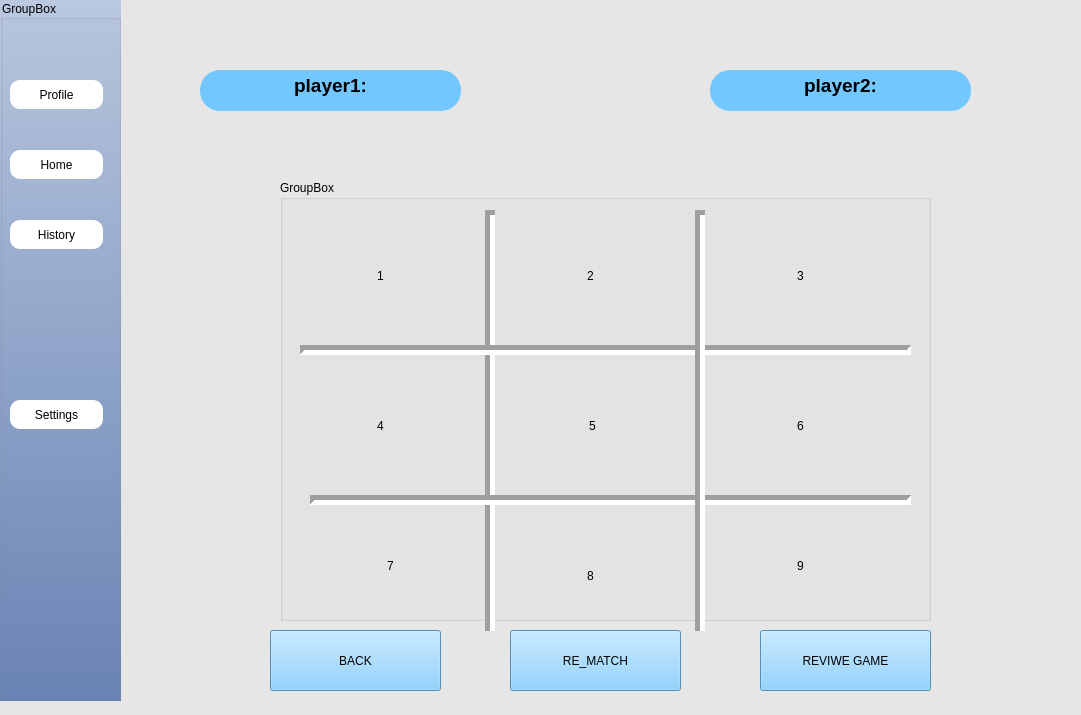
<?xml version="1.0" encoding="UTF-8"?>
<ui version="4.0">
 <class>SecDialog</class>
 <widget class="QDialog" name="SecDialog">
  <property name="geometry">
   <rect>
    <x>0</x>
    <y>0</y>
    <width>1081</width>
    <height>715</height>
   </rect>
  </property>
  <property name="windowTitle">
   <string>Dialog</string>
  </property>
  <property name="styleSheet">
   <string notr="true">QDialog
{
	background-color: rgb(230, 230, 230);
}</string>
  </property>
  <widget class="QGroupBox" name="groupBox">
   <property name="geometry">
    <rect>
     <x>0</x>
     <y>0</y>
     <width>121</width>
     <height>701</height>
    </rect>
   </property>
   <property name="styleSheet">
    <string notr="true">QGroupBox
{
	background-color: qlineargradient(spread:pad, x1:0.5, y1:0, x2:0.5, y2:1, stop:0 rgba(186, 200, 224, 255), stop:1 rgba(106, 133, 182, 255));
}</string>
   </property>
   <property name="title">
    <string>GroupBox</string>
   </property>
   <widget class="QPushButton" name="profile">
    <property name="geometry">
     <rect>
      <x>10</x>
      <y>80</y>
      <width>93</width>
      <height>29</height>
     </rect>
    </property>
    <property name="styleSheet">
     <string notr="true">QPushButton{
border-radius:10px;
background-color:white;

}</string>
    </property>
    <property name="text">
     <string>Profile</string>
    </property>
   </widget>
   <widget class="QPushButton" name="home">
    <property name="geometry">
     <rect>
      <x>10</x>
      <y>150</y>
      <width>93</width>
      <height>29</height>
     </rect>
    </property>
    <property name="styleSheet">
     <string notr="true">QPushButton{
border-radius:10px;
background-color:white;

}</string>
    </property>
    <property name="text">
     <string>Home</string>
    </property>
   </widget>
   <widget class="QPushButton" name="history">
    <property name="geometry">
     <rect>
      <x>10</x>
      <y>220</y>
      <width>93</width>
      <height>29</height>
     </rect>
    </property>
    <property name="styleSheet">
     <string notr="true">QPushButton{
border-radius:10px;
background-color:white;

}</string>
    </property>
    <property name="text">
     <string>History</string>
    </property>
   </widget>
   <widget class="QPushButton" name="settings">
    <property name="geometry">
     <rect>
      <x>10</x>
      <y>400</y>
      <width>93</width>
      <height>29</height>
     </rect>
    </property>
    <property name="styleSheet">
     <string notr="true">QPushButton{
border-radius:10px;
background-color:white;

}</string>
    </property>
    <property name="text">
     <string>Settings</string>
    </property>
   </widget>
  </widget>
  <widget class="QStackedWidget" name="stackedWidget">
   <property name="geometry">
    <rect>
     <x>120</x>
     <y>10</y>
     <width>941</width>
     <height>691</height>
    </rect>
   </property>
   <property name="currentIndex">
    <number>5</number>
   </property>
   <widget class="QWidget" name="page">
    <widget class="QLabel" name="label">
     <property name="geometry">
      <rect>
       <x>130</x>
       <y>20</y>
       <width>63</width>
       <height>20</height>
      </rect>
     </property>
     <property name="text">
      <string>WINS</string>
     </property>
    </widget>
    <widget class="QLabel" name="label_2">
     <property name="geometry">
      <rect>
       <x>240</x>
       <y>20</y>
       <width>63</width>
       <height>20</height>
      </rect>
     </property>
     <property name="text">
      <string>LOSSES</string>
     </property>
    </widget>
    <widget class="QLabel" name="label_3">
     <property name="geometry">
      <rect>
       <x>360</x>
       <y>20</y>
       <width>63</width>
       <height>20</height>
      </rect>
     </property>
     <property name="text">
      <string>DRAWS</string>
     </property>
    </widget>
   </widget>
   <widget class="QWidget" name="page_2">
    <widget class="QPushButton" name="startgame">
     <property name="geometry">
      <rect>
       <x>240</x>
       <y>240</y>
       <width>441</width>
       <height>91</height>
      </rect>
     </property>
     <property name="styleSheet">
      <string notr="true">QPushButton
{
	border-radius:30px;
	color: white;
	
	font: 500 30pt &quot;Montserrat&quot;;
	background-color: qlineargradient(spread:pad, x1:0.5, y1:1, x2:0.5, y2:0.2, stop:0 rgba(84, 204, 190, 255), stop:1 rgba(164, 227, 207, 255));
	border-color:black;
}</string>
     </property>
     <property name="text">
      <string>START GAME</string>
     </property>
    </widget>
   </widget>
   <widget class="QWidget" name="page_3">
    <widget class="QPushButton" name="PVP">
     <property name="geometry">
      <rect>
       <x>140</x>
       <y>260</y>
       <width>281</width>
       <height>51</height>
      </rect>
     </property>
     <property name="styleSheet">
      <string notr="true">QPushButton{
border-radius:15px;
background-color:white;

}</string>
     </property>
     <property name="text">
      <string>PVP</string>
     </property>
    </widget>
    <widget class="QPushButton" name="PVE">
     <property name="geometry">
      <rect>
       <x>550</x>
       <y>260</y>
       <width>281</width>
       <height>51</height>
      </rect>
     </property>
     <property name="styleSheet">
      <string notr="true">QPushButton{
border-radius:15px;
background-color:white;

}</string>
     </property>
     <property name="text">
      <string>PVE</string>
     </property>
    </widget>
    <widget class="QPushButton" name="back_3">
     <property name="geometry">
      <rect>
       <x>10</x>
       <y>0</y>
       <width>93</width>
       <height>29</height>
      </rect>
     </property>
     <property name="text">
      <string>back</string>
     </property>
    </widget>
   </widget>
   <widget class="QWidget" name="page_5">
    <widget class="QPushButton" name="normal">
     <property name="geometry">
      <rect>
       <x>370</x>
       <y>140</y>
       <width>241</width>
       <height>81</height>
      </rect>
     </property>
     <property name="styleSheet">
      <string notr="true">QPushButton{
border-radius:10px;
background-color:white;

}</string>
     </property>
     <property name="text">
      <string>Normal</string>
     </property>
    </widget>
    <widget class="QPushButton" name="infinite">
     <property name="geometry">
      <rect>
       <x>370</x>
       <y>300</y>
       <width>241</width>
       <height>81</height>
      </rect>
     </property>
     <property name="styleSheet">
      <string notr="true">QPushButton{
border-radius:10px;
background-color:white;

}</string>
     </property>
     <property name="text">
      <string>Infinite</string>
     </property>
    </widget>
    <widget class="QPushButton" name="back_2">
     <property name="geometry">
      <rect>
       <x>20</x>
       <y>0</y>
       <width>93</width>
       <height>29</height>
      </rect>
     </property>
     <property name="text">
      <string>back</string>
     </property>
    </widget>
   </widget>
   <widget class="QWidget" name="page_6">
    <widget class="QPushButton" name="easy">
     <property name="geometry">
      <rect>
       <x>310</x>
       <y>80</y>
       <width>251</width>
       <height>81</height>
      </rect>
     </property>
     <property name="text">
      <string>Easy</string>
     </property>
    </widget>
    <widget class="QPushButton" name="medium">
     <property name="geometry">
      <rect>
       <x>310</x>
       <y>200</y>
       <width>251</width>
       <height>81</height>
      </rect>
     </property>
     <property name="text">
      <string>Medium</string>
     </property>
    </widget>
    <widget class="QPushButton" name="hard">
     <property name="geometry">
      <rect>
       <x>310</x>
       <y>320</y>
       <width>251</width>
       <height>81</height>
      </rect>
     </property>
     <property name="text">
      <string>Hard</string>
     </property>
    </widget>
    <widget class="QPushButton" name="back">
     <property name="geometry">
      <rect>
       <x>40</x>
       <y>10</y>
       <width>93</width>
       <height>29</height>
      </rect>
     </property>
     <property name="text">
      <string>back</string>
     </property>
    </widget>
   </widget>
   <widget class="QWidget" name="page_4">
    <widget class="QPushButton" name="pushButton_4">
     <property name="geometry">
      <rect>
       <x>170</x>
       <y>490</y>
       <width>201</width>
       <height>131</height>
      </rect>
     </property>
     <property name="styleSheet">
      <string notr="true">QPushButton
{
border :none;
color:black;
	font: 28pt &quot;Segoe Fluent Icons&quot;;
}
QPushButton:Hover
{
background-color:blue;
}
QPushButton:pressed
{
background-color:red;
}</string>
     </property>
     <property name="text">
      <string>7</string>
     </property>
    </widget>
    <widget class="QPushButton" name="pushButton_6">
     <property name="geometry">
      <rect>
       <x>580</x>
       <y>350</y>
       <width>201</width>
       <height>131</height>
      </rect>
     </property>
     <property name="styleSheet">
      <string notr="true">QPushButton
{
border :none;
color:black;
	font: 28pt &quot;Segoe Fluent Icons&quot;;
}
QPushButton:Hover
{
background-color:blue;
}
QPushButton:pressed
{
background-color:red;
}</string>
     </property>
     <property name="text">
      <string>6</string>
     </property>
    </widget>
    <widget class="QPushButton" name="pushButton_9">
     <property name="geometry">
      <rect>
       <x>580</x>
       <y>200</y>
       <width>201</width>
       <height>131</height>
      </rect>
     </property>
     <property name="styleSheet">
      <string notr="true">QPushButton
{
border :none;
color:black;
	font: 28pt &quot;Segoe Fluent Icons&quot;;
}
QPushButton:Hover
{
background-color:blue;
}
QPushButton:pressed
{
background-color:red;
}</string>
     </property>
     <property name="text">
      <string>3</string>
     </property>
    </widget>
    <widget class="Line" name="line_2">
     <property name="geometry">
      <rect>
       <x>360</x>
       <y>200</y>
       <width>20</width>
       <height>421</height>
      </rect>
     </property>
     <property name="lineWidth">
      <number>5</number>
     </property>
     <property name="orientation">
      <enum>Qt::Orientation::Vertical</enum>
     </property>
    </widget>
    <widget class="Line" name="line_3">
     <property name="geometry">
      <rect>
       <x>190</x>
       <y>480</y>
       <width>601</width>
       <height>20</height>
      </rect>
     </property>
     <property name="lineWidth">
      <number>5</number>
     </property>
     <property name="orientation">
      <enum>Qt::Orientation::Horizontal</enum>
     </property>
    </widget>
    <widget class="QPushButton" name="pushButton_8">
     <property name="geometry">
      <rect>
       <x>160</x>
       <y>200</y>
       <width>201</width>
       <height>131</height>
      </rect>
     </property>
     <property name="styleSheet">
      <string notr="true">QPushButton
{
border :none;
color:black;
	font: 28pt &quot;Segoe Fluent Icons&quot;;
}
QPushButton:Hover
{
background-color:blue;
}
QPushButton:checked {
    background-color: red;
}
</string>
     </property>
     <property name="text">
      <string>1</string>
     </property>
    </widget>
    <widget class="QPushButton" name="pushButton_5">
     <property name="geometry">
      <rect>
       <x>370</x>
       <y>500</y>
       <width>201</width>
       <height>131</height>
      </rect>
     </property>
     <property name="styleSheet">
      <string notr="true">QPushButton
{
border :none;
color:black;
	font: 28pt &quot;Segoe Fluent Icons&quot;;
}
QPushButton:Hover
{
background-color:blue;
}
QPushButton:pressed
{
background-color:red;
}</string>
     </property>
     <property name="text">
      <string>8</string>
     </property>
    </widget>
    <widget class="QPushButton" name="pushButton">
     <property name="geometry">
      <rect>
       <x>372</x>
       <y>350</y>
       <width>201</width>
       <height>131</height>
      </rect>
     </property>
     <property name="styleSheet">
      <string notr="true">QPushButton
{
border :none;
color:black;
	font: 28pt &quot;Segoe Fluent Icons&quot;;
}
QPushButton:Hover
{
background-color:blue;
}
QPushButton:pressed
{
background-color:red;
}</string>
     </property>
     <property name="text">
      <string>5</string>
     </property>
    </widget>
    <widget class="QPushButton" name="pushButton_2">
     <property name="geometry">
      <rect>
       <x>160</x>
       <y>350</y>
       <width>201</width>
       <height>131</height>
      </rect>
     </property>
     <property name="styleSheet">
      <string notr="true">QPushButton
{
border :none;
color:black;
	font: 28pt &quot;Segoe Fluent Icons&quot;;
}
QPushButton:Hover
{
background-color:blue;
}
QPushButton:pressed
{
background-color:red;
}
QPushButton[text=&quot;O&quot;] {
    color: black;
   
}
QPushButton[text=&quot;X&quot;] {
    color: white;
    }
</string>
     </property>
     <property name="text">
      <string>4</string>
     </property>
    </widget>
    <widget class="QTextEdit" name="textEdit_2">
     <property name="geometry">
      <rect>
       <x>590</x>
       <y>60</y>
       <width>261</width>
       <height>41</height>
      </rect>
     </property>
     <property name="styleSheet">
      <string notr="true">QTextEdit
{
border :none;
color:black;
background-color: rgb(115, 199, 255);
font: 700 12pt &quot;Rockwell&quot;;    
 border-radius: 20px;
}</string>
     </property>
     <property name="html">
      <string>&lt;!DOCTYPE HTML PUBLIC &quot;-//W3C//DTD HTML 4.0//EN&quot; &quot;http://www.w3.org/TR/REC-html40/strict.dtd&quot;&gt;
&lt;html&gt;&lt;head&gt;&lt;meta name=&quot;qrichtext&quot; content=&quot;1&quot; /&gt;&lt;meta charset=&quot;utf-8&quot; /&gt;&lt;style type=&quot;text/css&quot;&gt;
p, li { white-space: pre-wrap; }
hr { height: 1px; border-width: 0; }
li.unchecked::marker { content: &quot;\2610&quot;; }
li.checked::marker { content: &quot;\2612&quot;; }
&lt;/style&gt;&lt;/head&gt;&lt;body style=&quot; font-family:'Rockwell'; font-size:12pt; font-weight:700; font-style:normal;&quot;&gt;
&lt;p align=&quot;center&quot; style=&quot; margin-top:0px; margin-bottom:0px; margin-left:0px; margin-right:0px; -qt-block-indent:0; text-indent:0px;&quot;&gt;&lt;span style=&quot; font-family:'Segoe UI'; font-size:14pt;&quot;&gt;player2:&lt;/span&gt;&lt;/p&gt;&lt;/body&gt;&lt;/html&gt;</string>
     </property>
    </widget>
    <widget class="QTextEdit" name="textEdit">
     <property name="geometry">
      <rect>
       <x>80</x>
       <y>60</y>
       <width>261</width>
       <height>41</height>
      </rect>
     </property>
     <property name="styleSheet">
      <string notr="true">QTextEdit
{
border :none;
color:black;
background-color: rgb(115, 199, 255);
font: 700 12pt &quot;Rockwell&quot;;    
 border-radius: 20px;
}</string>
     </property>
     <property name="html">
      <string>&lt;!DOCTYPE HTML PUBLIC &quot;-//W3C//DTD HTML 4.0//EN&quot; &quot;http://www.w3.org/TR/REC-html40/strict.dtd&quot;&gt;
&lt;html&gt;&lt;head&gt;&lt;meta name=&quot;qrichtext&quot; content=&quot;1&quot; /&gt;&lt;meta charset=&quot;utf-8&quot; /&gt;&lt;style type=&quot;text/css&quot;&gt;
p, li { white-space: pre-wrap; }
hr { height: 1px; border-width: 0; }
li.unchecked::marker { content: &quot;\2610&quot;; }
li.checked::marker { content: &quot;\2612&quot;; }
&lt;/style&gt;&lt;/head&gt;&lt;body style=&quot; font-family:'Rockwell'; font-size:12pt; font-weight:700; font-style:normal;&quot;&gt;
&lt;p align=&quot;center&quot; style=&quot; margin-top:0px; margin-bottom:0px; margin-left:0px; margin-right:0px; -qt-block-indent:0; text-indent:0px;&quot;&gt;&lt;span style=&quot; font-family:'Segoe UI'; font-size:14pt;&quot;&gt;player1:&lt;/span&gt;&lt;/p&gt;&lt;/body&gt;&lt;/html&gt;</string>
     </property>
    </widget>
    <widget class="QPushButton" name="pushButton_7">
     <property name="geometry">
      <rect>
       <x>370</x>
       <y>200</y>
       <width>201</width>
       <height>131</height>
      </rect>
     </property>
     <property name="styleSheet">
      <string notr="true">QPushButton
{
border :none;
color:black;
	font: 28pt &quot;Segoe Fluent Icons&quot;;
}
QPushButton:Hover
{
background-color:blue;
}
QPushButton:pressed
{
background-color:red;
}</string>
     </property>
     <property name="text">
      <string>2</string>
     </property>
    </widget>
    <widget class="Line" name="line_4">
     <property name="geometry">
      <rect>
       <x>180</x>
       <y>330</y>
       <width>611</width>
       <height>20</height>
      </rect>
     </property>
     <property name="lineWidth">
      <number>5</number>
     </property>
     <property name="orientation">
      <enum>Qt::Orientation::Horizontal</enum>
     </property>
    </widget>
    <widget class="QPushButton" name="pushButton_10">
     <property name="geometry">
      <rect>
       <x>580</x>
       <y>490</y>
       <width>201</width>
       <height>131</height>
      </rect>
     </property>
     <property name="styleSheet">
      <string notr="true">QPushButton
{
border :none;
color:black;
	font: 28pt &quot;Segoe Fluent Icons&quot;;
}
QPushButton:Hover
{
background-color:blue;
}
QPushButton:pressed
{
background-color:red;
}</string>
     </property>
     <property name="text">
      <string>9</string>
     </property>
    </widget>
    <widget class="Line" name="line">
     <property name="geometry">
      <rect>
       <x>570</x>
       <y>200</y>
       <width>20</width>
       <height>421</height>
      </rect>
     </property>
     <property name="lineWidth">
      <number>5</number>
     </property>
     <property name="orientation">
      <enum>Qt::Orientation::Vertical</enum>
     </property>
    </widget>
    <widget class="QPushButton" name="pushButton_15">
     <property name="geometry">
      <rect>
       <x>640</x>
       <y>620</y>
       <width>171</width>
       <height>61</height>
      </rect>
     </property>
     <property name="maximumSize">
      <size>
       <width>500</width>
       <height>500</height>
      </size>
     </property>
     <property name="styleSheet">
      <string notr="true">QPushButton
{
color:black;
background-color: rgb(115, 199, 255);
font: 700 12pt &quot;Rockwell&quot;;    
}</string>
     </property>
     <property name="text">
      <string>REVIWE GAME</string>
     </property>
    </widget>
    <widget class="QPushButton" name="pushButton_16">
     <property name="geometry">
      <rect>
       <x>390</x>
       <y>620</y>
       <width>171</width>
       <height>61</height>
      </rect>
     </property>
     <property name="maximumSize">
      <size>
       <width>500</width>
       <height>500</height>
      </size>
     </property>
     <property name="styleSheet">
      <string notr="true">QPushButton
{
color:black;
background-color: rgb(115, 199, 255);
font: 700 12pt &quot;Rockwell&quot;;    

}</string>
     </property>
     <property name="text">
      <string>RE_MATCH</string>
     </property>
    </widget>
    <widget class="QPushButton" name="pushButton_17">
     <property name="geometry">
      <rect>
       <x>150</x>
       <y>620</y>
       <width>171</width>
       <height>61</height>
      </rect>
     </property>
     <property name="maximumSize">
      <size>
       <width>500</width>
       <height>500</height>
      </size>
     </property>
     <property name="styleSheet">
      <string notr="true">QPushButton
{

color:black;
background-color: rgb(115, 199, 255);
font: 700 12pt &quot;Rockwell&quot;;    
}</string>
     </property>
     <property name="text">
      <string>BACK</string>
     </property>
    </widget>
    <widget class="QGroupBox" name="groupBox_2">
     <property name="geometry">
      <rect>
       <x>160</x>
       <y>170</y>
       <width>651</width>
       <height>441</height>
      </rect>
     </property>
     <property name="title">
      <string>GroupBox</string>
     </property>
    </widget>
    <zorder>groupBox_2</zorder>
    <zorder>pushButton_4</zorder>
    <zorder>pushButton_6</zorder>
    <zorder>pushButton_9</zorder>
    <zorder>line_2</zorder>
    <zorder>line_3</zorder>
    <zorder>pushButton_8</zorder>
    <zorder>pushButton_5</zorder>
    <zorder>pushButton</zorder>
    <zorder>pushButton_2</zorder>
    <zorder>textEdit_2</zorder>
    <zorder>textEdit</zorder>
    <zorder>pushButton_7</zorder>
    <zorder>line_4</zorder>
    <zorder>pushButton_10</zorder>
    <zorder>line</zorder>
    <zorder>pushButton_15</zorder>
    <zorder>pushButton_16</zorder>
    <zorder>pushButton_17</zorder>
   </widget>
  </widget>
 </widget>
 <resources/>
 <connections/>
</ui>
